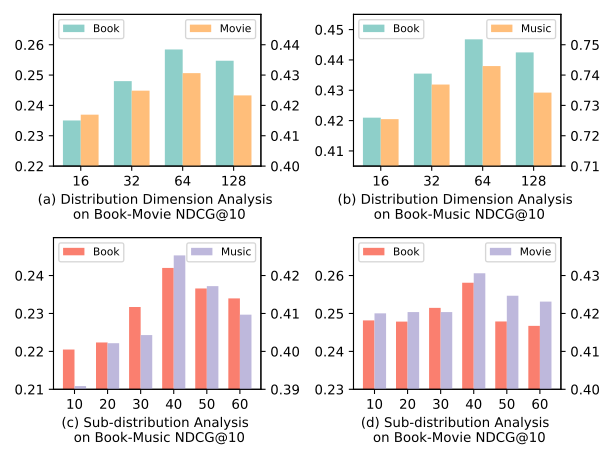

The script that saved this image:

from turtle import color
import pandas as pd

# read_csv = pd.read_csv('data.csv')

data_origin = [0.235037, 0.247995, 0.258442, 0.254738] 
data_improve = [0.420968, 0.435484, 0.446774, 0.442473]
data_origin2 = [0.416942,0.424865,0.430648,0.423297]
data_improve2 = [0.725475,0.736882,0.742966,0.734221]

import matplotlib.pyplot as plt
import numpy as np
labels = ['16', '32', '64', '128']
x = np.arange(len(labels))
width = 0.35

color3 = np.array([142, 207, 201])
color3 = color3 / 255
color1 = np.array([255, 190, 122])
color1 = color1 / 255

fig, ax = plt.subplots(2,2)
rects1 = ax[0,0].bar(x-width/2, data_origin, width, label='Book', color = color3)
ax[0,0].set_xticks(x)
ax[0,0].set_xticklabels(labels)
ax[0,0].set_xlabel('(a) Distribution Dimension Analysis \n on Book-Movie NDCG@10') 
# ax[0,0].set_title("Book")
ax[0,0].legend(fontsize= '8', loc=2)
fig.tight_layout()
ax[0,0].set_yticks(np.arange(0.0, 0.27, 0.01)) 
ax[0,0].set_ylim(0.22, 0.27)

ax2 = ax[0,0].twinx()
rects2 = ax2.bar(x+width/2, data_origin2, width, label='Movie', color = color1)
ax2.set_xticks(x)
ax2.set_xticklabels(labels)
ax2.legend(fontsize= '8', loc=1)
fig.tight_layout()
ax2.set_yticks(np.arange(0.0, 0.45, 0.01)) 
ax2.set_ylim(0.40, 0.45)

rects3 = ax[0,1].bar(x-width/2, data_improve, width, label='Book', color = color3)
ax[0,1].set_xticks(x)
ax[0,1].set_xticklabels(labels)
ax[0,1].set_xlabel('(b) Distribution Dimension Analysis \n on Book-Music NDCG@10') 
# ax[0,1].set_title("Movie")
ax[0,1].legend(fontsize= '8', loc=2)
fig.tight_layout()
ax[0,1].set_yticks(np.arange(0.0, 0.455, 0.01)) 
ax[0,1].set_ylim(0.405, 0.455)

ax3 = ax[0,1].twinx()
rects4 = ax3.bar(x+width/2, data_improve2, width, label='Music', color = color1)
ax3.set_xticks(x)
ax3.set_xticklabels(labels)
ax3.legend(fontsize= '8', loc=1)
fig.tight_layout()
ax3.set_yticks(np.arange(0.0, 0.76, 0.01)) 
ax3.set_ylim(0.71, 0.76)


data_origin = [0.220488,
0.222345,
0.231696,
0.242,
0.236591,
0.233964] 
# data_origin = data_origin.values
data_improve = [0.39086,
0.402151,
0.404301,
0.4253,
0.417204,
0.409677]
# data_improve = data_improve.values
print(data_origin)

data_origin2 = [0.218837,
0.221052,
0.221023,
0.2326,
0.230421,
0.228734]

data_improve2 = [0.396682,
0.399698,
0.397436,
0.4186,
0.414781,
0.407994]


Book_ndcg= [0.248176,
0.247858,
0.251466,
0.2581,
0.247894,
0.246721]
Book_hr= [0.427419,
0.429032,
0.437097,
0.4468,
0.430108,
0.426882]
Music_ndcg= [0.420036,
0.420362,
0.420357,
0.4306,
0.424672,
0.42313]
Music_hr= [0.729658,
0.731179,
0.735741,
0.743,
0.735741,
0.738783]



labels = ['10', '20', '30', '40', '50', '60'] #, '100']
x = np.arange(len(labels))
width = 0.35

# color1 = np.array([218, 198, 142])
# color1 = color1 / 255
# color2 = np.array([142, 162, 101])
# color2 = color2 / 255
color3 = np.array([250, 127, 111])#([1,86,153])# [129, 184,223])#([243, 118, 74])##([113, 178, 189])
color3 = color3 / 255
# color4 = np.array([83, 143, 183])
# color4 = color4 / 255
color5 = np.array([190, 184, 220]) #([250,192,15])#([254,129,125])#([235, 221, 184]) 95,198,201
color5 = color5 / 255

rects1 = ax[1,0].bar(x-width/2, data_origin, width, label='Book', color = color3)
ax[1,0].set_xticks(x)
ax[1,0].set_xticklabels(labels)
ax[1,0].set_xlabel('(c) Sub-distribution Analysis \n on Book-Music NDCG@10') 
# ax[1,0].set_title("")
ax[1,0].legend(fontsize= '8', loc=2)
fig.tight_layout()
ax[1,0].set_yticks(np.arange(0.0, 0.25, 0.01)) 
ax[1,0].set_ylim(0.21, 0.25)

ax2 = ax[1,0].twinx()
rects2 = ax2.bar(x+width/2, data_improve, width, label='Music', color = color5)
ax2.set_xticks(x)
ax2.set_xticklabels(labels)
ax2.legend(fontsize= '8', loc=1)
fig.tight_layout()
ax2.set_yticks(np.arange(0.0, 0.43, 0.01)) 
ax2.set_ylim(0.39, 0.43)

rects3 = ax[1,1].bar(x-width/2, Book_ndcg, width, label='Book', color = color3)
ax[1,1].set_xticks(x)
ax[1,1].set_xticklabels(labels)
ax[1,1].set_xlabel('(d) Sub-distribution Analysis \n on Book-Movie NDCG@10')
# ax[1,1].set_title("")
ax[1,1].legend(fontsize= '8', loc=2)
fig.tight_layout()
ax[1,1].set_yticks(np.arange(0.0, 0.27, 0.01)) 
ax[1,1].set_ylim(0.23, 0.27)


ax3 = ax[1,1].twinx()
rects4 = ax3.bar(x+width/2, Music_ndcg, width, label='Movie', color = color5)
ax3.set_xticks(x)
ax3.set_xticklabels(labels)
ax3.legend(fontsize= '8', loc=1)
fig.tight_layout()
ax3.set_yticks(np.arange(0.0, 0.44, 0.01)) 
ax3.set_ylim(0.40, 0.44)


plt.savefig('embed.svg')
plt.show()


